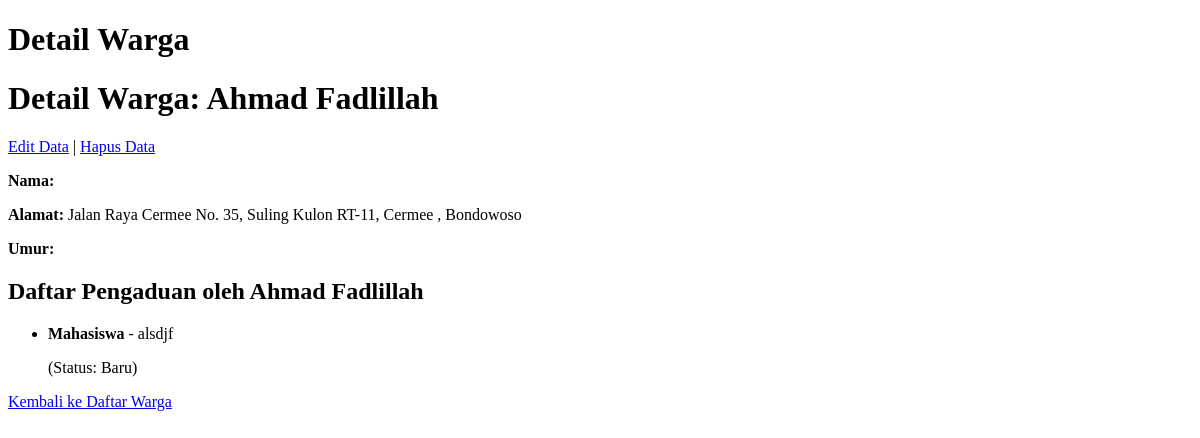
Page /1/ on the earlier database version.
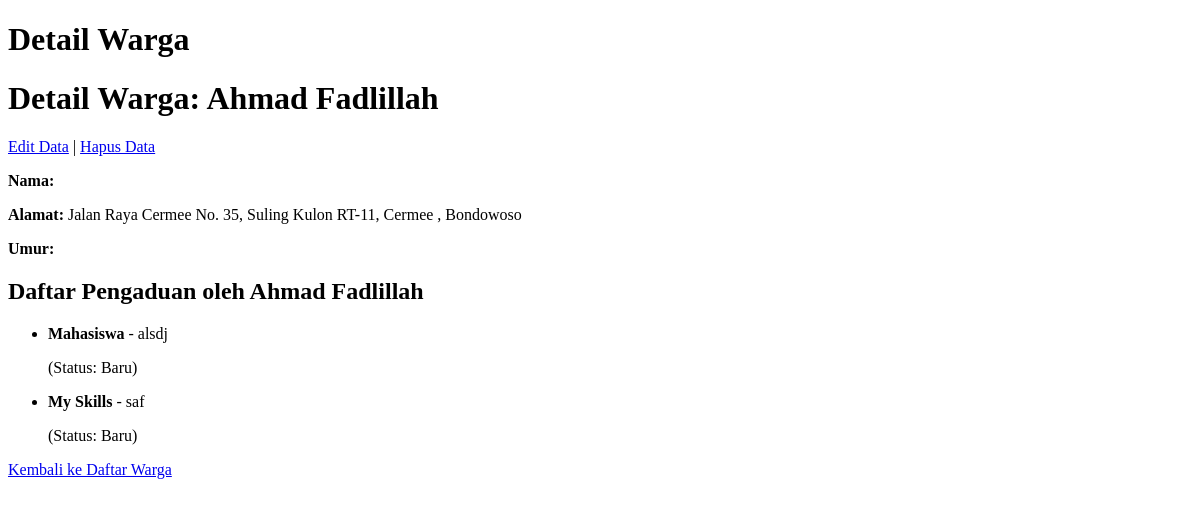
Same page on the later database version.
### warga/models.py (models this page shows, shortened)
class Pengaduan(models.Model):
    STATUS_CHOICES = [
        ('BARU', 'Baru'),
        ('DIPROSES', 'Diproses'),
        ('SELESAI', 'Selesai'),
    ]
    pelapor = models.ForeignKey(Warga, on_delete=models.CASCADE, related_name='pengaduan')
    judul = models.CharField(
        max_length=200,
        verbose_name="Judul Pengaduan"
    )
    isi = models.TextField(
        verbose_name="Isi Pengaduan"
    )
    status = models.CharField(max_length=10, choices=STATUS_CHOICES, default='BARU')
    tanggal_pengaduan = models.DateTimeField(
        auto_now_add=True
    )

### warga/views.py (the view)
# urls.py: path('<int:pk>/', WargaDetailView.as_view(), name='warga'),
class WargaDetailView(DetailView):
    model = Warga

### warga/templates/warga/warga_detail.html (shortened to what this page needs)
<!DOCTYPE html>
<html lang="en">
<head>
</head>
<body>
    <h1>Detail Warga</h1>
<h1>Detail Warga: {{ object.nama_lengkap }}</h1>
<a href="{% url 'warga-edit' object.pk %}">Edit Data</a> |
<a href="{% url 'warga-hapus' object.pk %}">Hapus Data</a>
<p><strong>Nama:</strong> {{ warga.nama }}</p>
<p><strong>Alamat:</strong> {{ warga.alamat }}</p>
<p><strong>Umur:</strong> {{ warga.umur }}</p>
<h2>Daftar Pengaduan oleh {{ object.nama_lengkap }}</h2>
    <ul>
      {% for pengaduan in object.pengaduan.all %}
      <li><strong>{{ pengaduan.judul }}</strong> - {{ pengaduan.isi }}</li>
      <p>(Status: {{ pengaduan.get_status_display }})</p>
      {% empty %}
      <li>Belum ada pengaduan.</li>
      {% endfor %}
    </ul>
<a href="{% url 'warga-list' %}">Kembali ke Daftar Warga</a>
</body>
</html>

Differences in the rows shown:
changed Pengaduan "Mahasiswa": isi "alsdjf" → "alsdj"
added Pengaduan: judul "My Skills", isi "saf", status "Baru"
